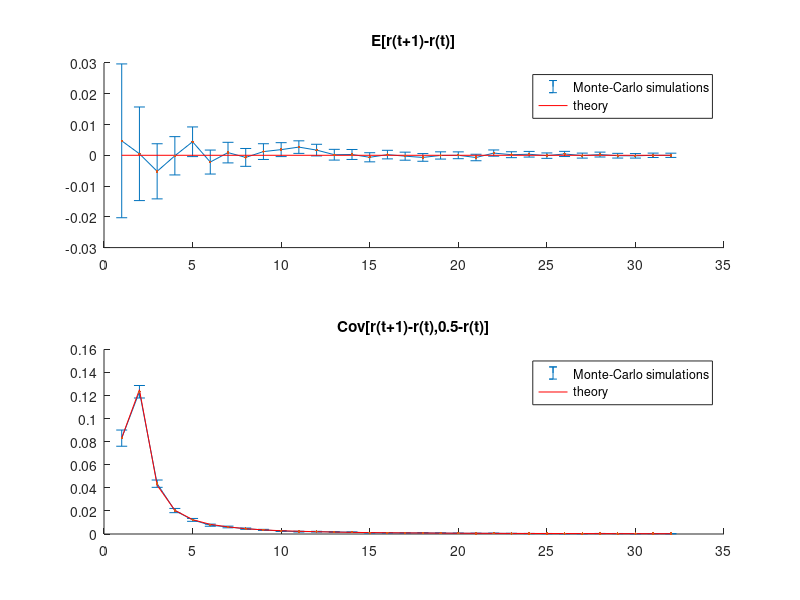

This figure's MATLAB source:
% This demo looks at martingale properties of bayesian updates on the
% unique parameter of a binomial likelihood.
% At each trial t, data y(t) is sampled from a bernouilli distribution with
% probability r=1/2. A bayesian observer updates its (beta) posterior
% distribution p(r|y(1,...,t)) over r. A canonical simulation runs for T
% trials. There are N repetitions of such canonical Monte-Carlo
% simulations.
% At each trial t, this bayesian observer can predict the next outcome
% y(t+1) according to:
%       p(y(t+1)|y(1,...,t)) = E[r|y(1,...,t)]
% Let R(t) be the riggh-hand side of the above equation:
%       R(t) = sum(y(1,...,t))./t
% We then look at the following Monte-Carlo expectations:
%  - E[R(t+1),R(t)]
%  - E[(R(t+1)-R(t))*(0.5-R(t))]

clear all
close all


N = 2^11; % number of Monte-Carlo repetitions
T = 32;   % number of trials or time samples

y = zeros(N,T);
r = zeros(N,T+1);
dr = zeros(N,T+1);
r(:,1) = rand(1,N);
for i=1:N
    for t=1:T
        y(i,t) = randn>0;
        r(i,t+1) = sum(y(i,1:t))./t;
        dr(i,t) = r(i,t+1) - r(i,t);
    end
end


mc = zeros(1,T);
sc = zeros(1,T);
ec = zeros(1,T);
m = zeros(1,T);
s = zeros(1,T);
for t=1:T
    mc(t) = mean(dr(:,t).*(0.5-r(:,t)));
    sc(t) = std(dr(:,t).*(0.5-r(:,t)))./sqrt(N);
    m(t) = mean(dr(:,t));
    s(t) = std(dr(:,t))./sqrt(N);
    B = [1;1/t]*var(0.5-r(:,t))*[1;1/t]';
    ec(t) = B(2,1);
end

hf = figure('color',[1 1 1]);
ha = subplot(2,1,1,'parent',hf,'nextplot','add');
errorbar(ha,m,1.96*s)
plot(ha,[1 T],[0 0],'r')
plot(ha,m,'.')
title(ha,'E[r(t+1)-r(t)]')
legend({'Monte-Carlo simulations','theory'})
ha = subplot(2,1,2,'parent',hf,'nextplot','add');
errorbar(ha,mc,1.96*sc)
plot(ha,ec,'r')
plot(ha,mc,'.')
legend({'Monte-Carlo simulations','theory'})
title(ha,'Cov[r(t+1)-r(t),0.5-r(t)]')





    
    
    
    